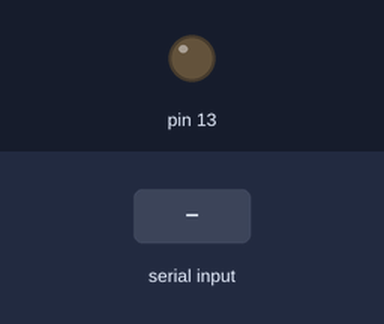
Simulated run of this sketch. Board: Arduino Uno, built with avr-gcc and run on an emulated ATmega328P. Parts: output pins drawn as LEDs (lit = HIGH). The inputs (shaded band) are chosen by the test bench.

Above: at 2.2 s.
2.3 s: "1" received over the second serial link
At 2.7 s:
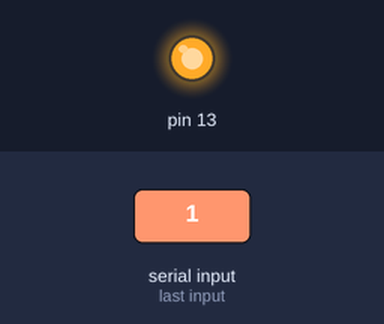
Timing chart, 0 to 5.3 s (numbered marks = the images above; inputs shaded):
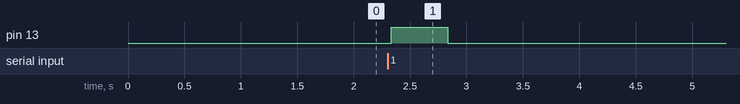

The sketch:

BTtest.ino
```cpp
#include <SoftwareSerial.h>

SoftwareSerial BT(0, 1);

void setup() {
  BT.begin(9600);
  BT.println("Bluetooth Ready.");
  BT.println("Waiting...");
  pinMode(13, OUTPUT);
  delay(1000);
}

void loop() {
  String readByte;
  boolean readSomething = false;
  BT.listen();
  while (BT.available() > 0) {
    readByte = BT.read();
    readSomething = true;
  }
  delay(5);
  if (readSomething == true) {
    delay(20);
    readSomething = false;
    BT.println(readByte);
    digitalWrite(13, HIGH);
    delay(500);
    digitalWrite(13, LOW);
  }
}
```

Measured:
- after the input at 2.3 s, pin 13: LOW → HIGH at once, → LOW 0.50 s later
